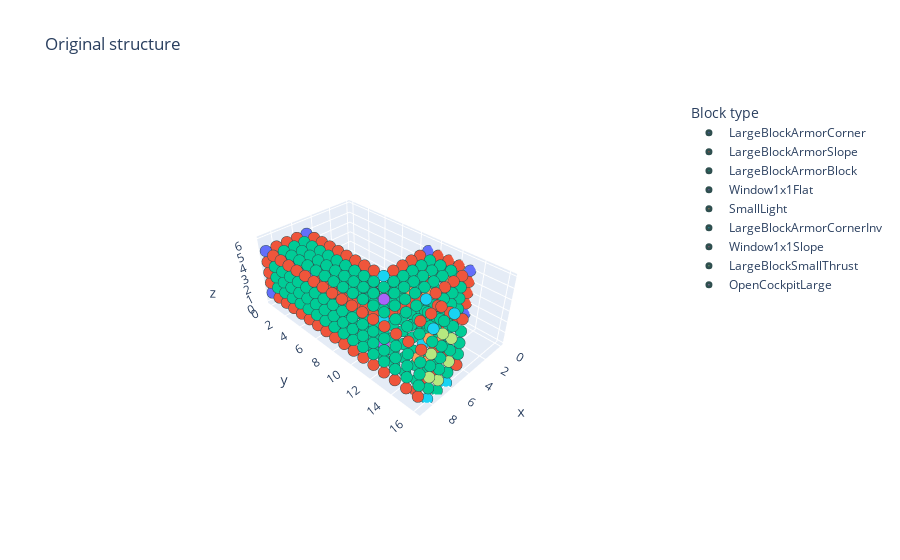

Notebook source saved alongside this figure:
### Markdown cell above
## Spaceship creation

### Code cell
ml_string = lsystem.hl_solver.translator.transform(string=spaceship_string)
ll_solution = lsystem.ll_solver.solve(string=ml_string,
                                   iterations=1,
                                   strings_per_iteration=1,
                                   check_sat=False)[0]
base_position, orientation_forward, orientation_up = Vec.v3i(
            0, 0, 0), Orientation.FORWARD.value, Orientation.UP.value
structure = Structure(origin=base_position,
                      orientation_forward=orientation_forward,
                      orientation_up=orientation_up)
structure = LLStructureMaker(
    atoms_alphabet=lsystem.ll_solver.atoms_alphabet,
    position=base_position).fill_structure(structure=structure,
                                           string=ll_solution.string)
structure.sanify()
interactive_plot(structure=structure,
                 title='Original structure')

### Figure 1 — Plotly figure (JSON) as saved in the notebook; plotly's stock layout.template omitted (floating-point values rounded to 4 significant figures; data arrays with more than 128 entries replaced by an {"elided": "..."} marker saying what was removed)
{"data": [{"hovertemplate": "Block type=LargeBlockArmorCorner<br>x=%{x}<br>y=%{y}<br>z=%{z}<extra></extra>", "legendgroup": "LargeBlockArmorCorner", "marker": {"color": "#636efa", "line": {"color": "DarkSlateGrey", "width": 3}, "size": 4, "symbol": "circle"}, "mode": "markers", "name": "LargeBlockArmorCorner", "scene": "scene", "showlegend": true, "type": "scatter3d", "x": [0, 0, 0, 0, 5, 5, 9, 9], "y": [9, 9, 13, 13, 0, 0, 0, 0], "z": [1, 5, 1, 5, 1, 5, 1, 5]}, {"hovertemplate": "Block type=LargeBlockArmorSlope<br>x=%{x}<br>y=%{y}<br>z=%{z}<extra></extra>", "legendgroup": "LargeBlockArmorSlope", "marker": {"color": "#EF553B", "line": {"color": "DarkSlateGrey", "width": 3}, "size": 4, "symbol": "circle"}, "mode": "markers", "name": "LargeBlockArmorSlope", "scene": "scene", "showlegend": true, "type": "scatter3d", "x": [0, 0, 0, 0, 0, 0, 0, 0, 0, 0, 0, 0, 1, 1, 1, 1, 2, 2, 2, 2, 3, 3, 3, 3, 4, 4, 4, 4, 5, 5, 5, 5, 5, 5, 5, 5, 5, 5, 5, 5, 5, 5, 5, 5, 5, 5, 5, 5, 5, 5, 5, 5, 5, 6, 6, 6, 6, 7, 7, 7, 7, 8, 8, 8, 8, 9, 9, 9, 9, 9, 9, 9, 9, 9, 9, 9, 9, 9, 9, 9, 9, 9, 9, 9, 9, 9, 9, 9, 9, 9, 9, 9, 9, 9, 9, 9, 9, 9, 9, 9], "y": [9, 9, 9, 10, 10, 11, 11, 12, 12, 13, 13, 13, 9, 9, 13, 13, 9, 9, 13, 13, 9, 9, 13, 13, 9, 9, 13, 13, 0, 0, 0, 1, 1, 2, 2, 3, 3, 4, 4, 5, 5, 6, 6, 7, 7, 8, 8, 14, 14, 15, 15, 16, 16, 0, 0, 15, 15, 0, 0, 15, 15, 0, 0, 15, 15, 0, 0, 0, 1, 1, 2, 2, 3, 3, 4, 4, 5, 5, 6, 6, 7, 7, 8, 8, 9, 9, 10, 10, 11, 11, 12, 12, 13, 13, 14, 14, 15, 15, 16, 16], "z": [2, 3, 4, 1, 5, 1, 5, 1, 5, 2, 3, 4, 1, 5, 1, 5, 1, 5, 1, 5, 1, 5, 1, 5, 1, 5, 1, 5, 2, 3, 4, 1, 5, 1, 5, 1, 5, 1, 5, 1, 5, 1, 5, 1, 5, 1, 5, 1, 5, 1, 5, 1, 5, 1, 5, 0, 6, 1, 5, 0, 6, 1, 5, 0, 6, 2, 3, 4, 1, 5, 1, 5, 1, 5, 1, 5, 1, 5, 1, 5, 1, 5, 1, 5, 1, 5, 1, 5, 1, 5, 1, 5, 1, 5, 1, 5, 1, 5, 1, 5]}, {"hovertemplate": "Block type=LargeBlockArmorBlock<br>x=%{x}<br>y=%{y}<br>z=%{z}<extra></extra>", "legendgroup": "LargeBlockArmorBlock", "marker": {"color": "#00cc96", "line": {"color": "DarkSlateGrey", "width": 3}, "size": 4, "symbol": "circle"}, "mode": "markers", "name": "LargeBlockArmorBlock", "scene": "scene", "showlegend": true, "type": "scatter3d", "x": {"elided": "248 int values"}, "y": {"elided": "248 int values"}, "z": {"elided": "248 int values"}}, {"hovertemplate": "Block type=Window1x1Flat<br>x=%{x}<br>y=%{y}<br>z=%{z}<extra></extra>", "legendgroup": "Window1x1Flat", "marker": {"color": "#ab63fa", "line": {"color": "DarkSlateGrey", "width": 3}, "size": 4, "symbol": "circle"}, "mode": "markers", "name": "Window1x1Flat", "scene": "scene", "showlegend": true, "type": "scatter3d", "x": [0, 7, 7, 7, 7, 7, 8, 8, 8], "y": [11, 0, 0, 0, 11, 11, 0, 0, 0], "z": [3, 2, 3, 4, 1, 5, 2, 3, 4]}, {"hovertemplate": "Block type=SmallLight<br>x=%{x}<br>y=%{y}<br>z=%{z}<extra></extra>", "legendgroup": "SmallLight", "marker": {"color": "#FFA15A", "line": {"color": "DarkSlateGrey", "width": 3}, "size": 4, "symbol": "circle"}, "mode": "markers", "name": "SmallLight", "scene": "scene", "showlegend": true, "type": "scatter3d", "x": [1, 1, 1, 1, 3, 6, 7, 7, 7, 7, 8], "y": [10, 10, 12, 12, 10, 15, 2, 2, 15, 15, 15], "z": [2, 4, 2, 4, 3, 3, 2, 4, 2, 4, 3]}, {"hovertemplate": "Block type=LargeBlockArmorCornerInv<br>x=%{x}<br>y=%{y}<br>z=%{z}<extra></extra>", "legendgroup": "LargeBlockArmorCornerInv", "marker": {"color": "#19d3f3", "line": {"color": "DarkSlateGrey", "width": 3}, "size": 4, "symbol": "circle"}, "mode": "markers", "name": "LargeBlockArmorCornerInv", "scene": "scene", "showlegend": true, "type": "scatter3d", "x": [5, 5, 5, 5, 6, 6, 8, 8], "y": [9, 9, 13, 13, 16, 16, 16, 16], "z": [1, 5, 1, 5, 0, 6, 0, 6]}, {"hovertemplate": "Block type=Window1x1Slope<br>x=%{x}<br>y=%{y}<br>z=%{z}<extra></extra>", "legendgroup": "Window1x1Slope", "marker": {"color": "#FF6692", "line": {"color": "DarkSlateGrey", "width": 3}, "size": 4, "symbol": "circle"}, "mode": "markers", "name": "Window1x1Slope", "scene": "scene", "showlegend": true, "type": "scatter3d", "x": [6, 6, 6], "y": [0, 0, 0], "z": [2, 3, 4]}, {"hovertemplate": "Block type=LargeBlockSmallThrust<br>x=%{x}<br>y=%{y}<br>z=%{z}<extra></extra>", "legendgroup": "LargeBlockSmallThrust", "marker": {"color": "#B6E880", "line": {"color": "DarkSlateGrey", "width": 3}, "size": 4, "symbol": "circle"}, "mode": "markers", "name": "LargeBlockSmallThrust", "scene": "scene", "showlegend": true, "type": "scatter3d", "x": [6, 6, 7, 7, 8, 8], "y": [16, 16, 16, 16, 16, 16], "z": [2, 4, 1, 5, 2, 4]}, {"hovertemplate": "Block type=OpenCockpitLarge<br>x=%{x}<br>y=%{y}<br>z=%{z}<extra></extra>", "legendgroup": "OpenCockpitLarge", "marker": {"color": "#FF97FF", "line": {"color": "DarkSlateGrey", "width": 3}, "size": 4, "symbol": "circle"}, "mode": "markers", "name": "OpenCockpitLarge", "scene": "scene", "showlegend": true, "type": "scatter3d", "x": [8], "y": [1], "z": [3]}], "layout": {"legend": {"title": {"text": "Block type"}, "tracegroupgap": 0}, "paper_bgcolor": "rgba(0,0,0,0)", "plot_bgcolor": "rgba(0,0,0,0)", "scene": {"aspectmode": "data", "camera": {"center": {"x": 0, "y": 0, "z": 0}, "eye": {"x": 2, "y": 2, "z": 2}, "up": {"x": 0, "y": 0, "z": 1}}, "domain": {"x": [0, 1], "y": [0, 1]}, "xaxis": {"title": {"text": "x"}}, "yaxis": {"title": {"text": "y"}}, "zaxis": {"title": {"text": "z"}}}, "title": {"text": "Original structure"}}}
